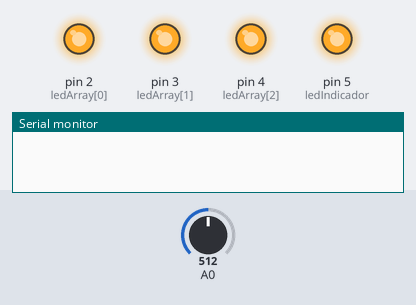
Simulated run of this program. Board: Arduino Nano, built with avr-gcc and run on an emulated ATmega328P. On the bench: output pins drawn as LEDs (lit = HIGH), the last lines printed to the serial monitor. The inputs (shaded band) are chosen by the test bench; at power-on: A0 = 512.

Above: at 0.1 s.
At 5.7 s:
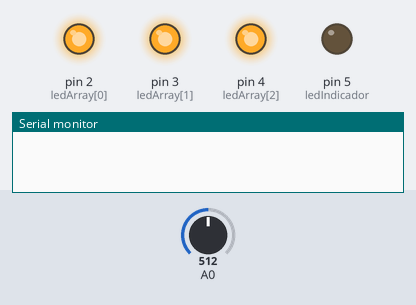
At 11.3 s:
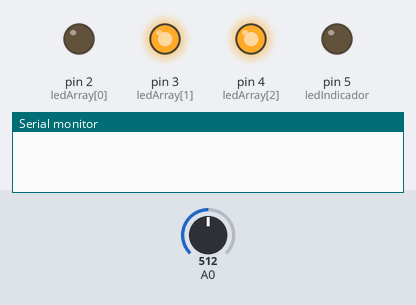
At 20.2 s:
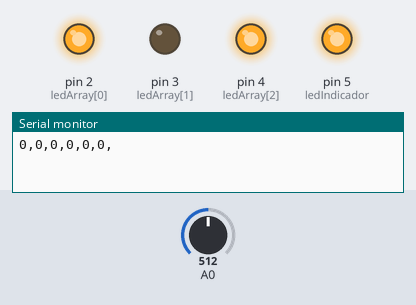
At 29.41 s:
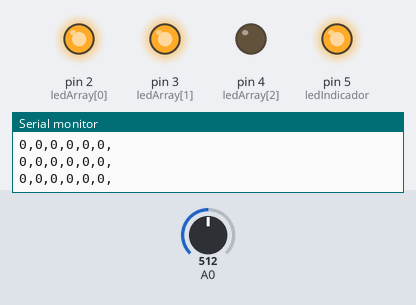
At 39.62 s:
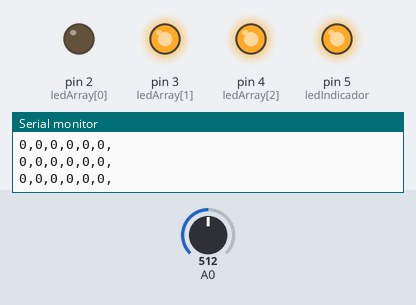
Timing chart, 0 to 40.0 s (numbered marks = the images above):
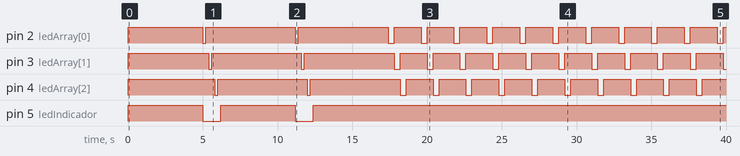

The program:

main.cpp
```cpp
#include <Arduino.h>

int ledArray[] = { 2, 3, 4 };
int ledIndicador = 5;
bool calibrado = false;
int espera = 5000;
bool inicio = false;

int red = 0;
int green = 0;
int blue = 0;

float colorMatriz[]  = { 0, 0, 0 };
float blancoMatriz[] = { 1, 1, 1 };
float negroMatriz[]  = { 0, 0, 0 };
float grisMatriz[]   = { 0, 0, 0 };

void setup() {
  pinMode(2,OUTPUT);
  pinMode(3,OUTPUT);
  pinMode(4,OUTPUT);   //Inicia las 4 salidas
  pinMode(5,OUTPUT);

  Serial.begin(9600);  //Inicia el serial en el canal 9600
}

void calibracion(){                   //Función de calibrado

  for(int i = 0; i<=2;i++){
  digitalWrite(ledArray[i],HIGH);}    //Apaga los LED
  digitalWrite(ledIndicador,HIGH);    //Enciende el LED indicador
  delay(espera);                      //Da 5 segundos para colocar el color blanco
  digitalWrite(ledIndicador,LOW);     //Apaga el LED indicador

  //blanco
  for(int i = 0; i<=2;i++){           //Realiza el código para cada color
    digitalWrite(ledArray[i],LOW);     //Enciende el LED del color
    delay(200);                       //Espera 100 milisegundos para dejarlo prender
    blancoMatriz[i] = (analogRead(0)*2.5);  //Registra el color de la lectura
    digitalWrite(ledArray[i],HIGH);   //Apaga el LED
    delay(200);
  }

  digitalWrite(ledIndicador,HIGH);    //Enciende el LED indicador
  delay(espera);                      //Da 3 segundos para colocar el color negro
  digitalWrite(ledIndicador,LOW);     //Apaga el LED indicador

  //negro
  for(int i = 0; i<=2;i++){           //Realiza el código para cada color
    digitalWrite(ledArray[i],LOW);    //Enciende el LED del color
    delay(200);                       //Espera 100 milisegundos para dejarlo prender
    negroMatriz[i] = (analogRead(0)*2.5);   //Registra el color de la lectura
    digitalWrite(ledArray[i],HIGH);   //Apaga el LED
    delay(200);
  }

  //Gris
  for(int i = 0; i<=2;i++){                               //Realiza el código para cada color
    grisMatriz[i] = (blancoMatriz[i])-(negroMatriz[i]);   //Registra el color de la lectura
  }
  digitalWrite(ledIndicador,HIGH);    //Enciende el LED indicador
  calibrado = true;                   //Marca que está calibrado
  delay(espera);                      //3 segundos antes de empezar
}

void revisaCalibre(){     //Revisa si el programa esta calibrado, si no lo está inicia el calibrado
  if(calibrado == false){
    calibracion();
  }
}

void revisarColor(){                                    //Función de escaneo

  for(int i = 0; i<=2; i++){
    digitalWrite(ledArray[i],LOW);                      //Enciende el LED de cada color
    delay(200);                                         //Espera 100 milisegundos para dejarlo prender

    if ((analogRead(0)*2.5) > blancoMatriz[i]){               //Si la lectura es mayor al blanco guardado
      colorMatriz[i]= grisMatriz[i];                    //Registra la lectura como blanca
      delay(200);                                       //Espera 100 milisegundos
      digitalWrite(ledArray[i],HIGH);                   //Apaga el LED
    }
    else if ((analogRead(0)*2.5) < negroMatriz[i]){           //Si la lectura es menor al negro guardado
    colorMatriz[i] = 0;                                 //Registra la lectura como negra
    delay(200);                                         //Espera 100 milisegundos
    digitalWrite(ledArray[i],HIGH);                     //Apaga el LED
    }
    else{                                               //En cualquier otro caso
    colorMatriz[i] = ((analogRead(0)*2.5)-negroMatriz[i]);    //Registra el color de la lectura
    delay(200);                                         //Espera 100 milisegundos
    digitalWrite(ledArray[i],HIGH);                     //Apaga el LED
    }
  }
}

void imprimirColor(){                //Este es para el monitor o processing

  Serial.print(grisMatriz[0],0);     //Inserta el blanco para rojo
  Serial.print(",");
  Serial.print(colorMatriz[0],0);      //Inserta lectura roja
  Serial.print(",");
  Serial.print(grisMatriz[1],0);     //Inserta el blanco para verde
  Serial.print(",");
  Serial.print(colorMatriz[1],0);      //Inserta lectura verde
  Serial.print(",");
  Serial.print(grisMatriz[2],0);     //Inserta el blanco para azul
  Serial.print(",");
  Serial.print(colorMatriz[2],0);      //Inserta lectura azul
  Serial.print(",");

  Serial.println();                  //Salta de línea
}


void loop(){          //Funcion que el Arduino ejecuta constantemente
  revisaCalibre();
  revisarColor();
  imprimirColor();
  delay(1000);
}
```

Measured:
- by itself, pin 2 (ledArray[0]): LOW → HIGH at 0.00 s, → LOW 5.0 s later, → HIGH 0.20 s later, → LOW 6.0 s later, … (27 changes in this stretch)
- by itself, pin 3 (ledArray[1]): repeats every 6.2 s: LOW 0.20 s, HIGH 6.0 s
- by itself, pin 4 (ledArray[2]): LOW → HIGH at 0.00 s, → LOW 5.8 s later, → HIGH 0.20 s later, → LOW 6.0 s later, … (25 changes in this stretch)
- by itself, pin 5 (ledIndicador): alternates HIGH for 5.0 s and LOW for 1.2 s, 5 changes in all, then stays HIGH
